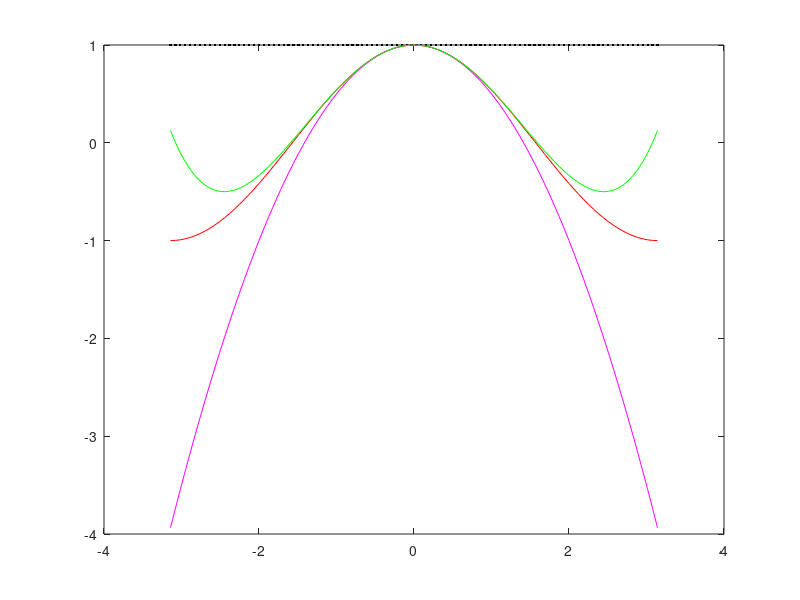
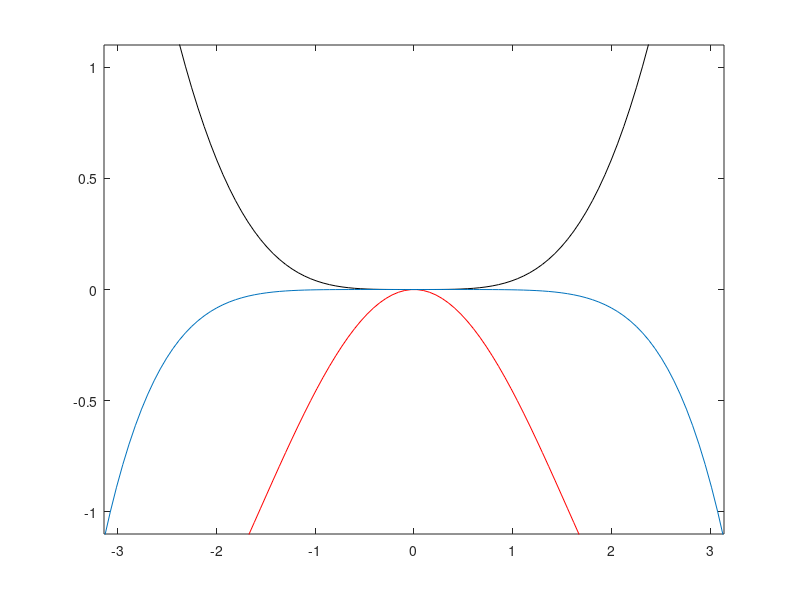

The MATLAB source for these figures, in order:
%Defining the Taylor polynomials for f(x) = cos(x) and c=0 (see notes)
s0 = @(x) 1
s2 = @(x) 1 - x.^2/2 
s4 = @(x) 1 - x.^2/2 + 1/24*x.^4 
x = linspace(-pi, pi);
%plotting cos(x) and the taylor's polynomials
plot(x,cos(x), 'r', x,s0(x), 'k', x, s2(x), 'm', x,s4(x),'g')
axis on
figure()
%Plotting the error, you may notice how it increases far away from c=0
plot(x,(cos(x)-s0(x)), 'r', x,(cos(x)-s2(x)), 'k', x,(cos(x)- s4(x)))
axis([-pi,pi,-1.1, 1.1])